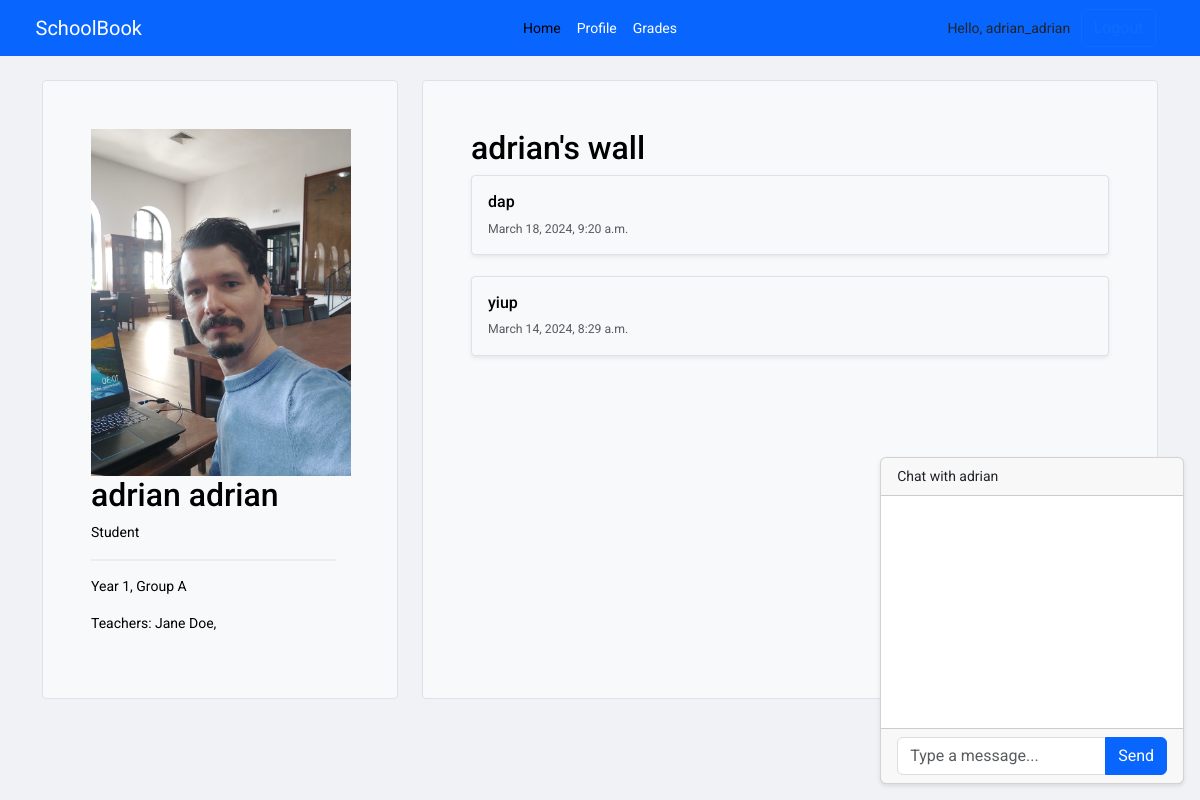
Page /student/student_profile/adrian_adrian/ (signed in) on the committed database.
### core/models.py (models this page shows, shortened)
class Student(models.Model):
    user = models.OneToOneField(User, on_delete=models.CASCADE, null=True)
    first_name = models.CharField(max_length=150, null=True)
    last_name = models.CharField(max_length=150, null=True)
    group = models.ForeignKey(Group, on_delete=models.SET_NULL, null=True, blank=True)
    phone = models.CharField(max_length=150,null=True)
    parents = models.ManyToManyField(Parent, related_name='children')
    teachers = models.ManyToManyField(Teacher, related_name='pupils')
    year = models.ForeignKey(Year, on_delete=models.CASCADE, related_name='students')
    year_group = models.ForeignKey(YearGroup, on_delete=models.CASCADE, related_name='students')
    subjects = models.ManyToManyField('Subject', related_name='students')
    profile_pic = models.ImageField(upload_to='static/images',null=True, blank=True)

class Year(models.Model):
    year = models.IntegerField(default=1)
    teachers = models.ManyToManyField(Teacher)
    def __str__(self) -> str:
        return f"Year {self.year}"

class YearGroup(models.Model):
    name = models.CharField(max_length=200)
    def __str__(self) -> str:
        return f"Group {self.name}"

class Teacher(models.Model):
    name = models.CharField(max_length=150)
    subjects = models.ManyToManyField('Subject', related_name='teachers')
    phone = models.CharField(max_length=150, null=True)
    group = models.ForeignKey(Group, on_delete=models.SET_NULL, null=True, blank=True)
    user = models.OneToOneField(User, on_delete=models.CASCADE, null=True)
    profile_pic = models.ImageField(upload_to='static/images' ,null=True, blank=True)

class StatusUpdate(models.Model):
    user = models.ForeignKey(User, on_delete=models.CASCADE)
    content = models.TextField()
    timestamp = models.DateTimeField(auto_now_add=True)

### core/views.py (the view)
# urls.py: path('student/student_profile/<str:username>/', views.student_student_profile, name='student_student_profile'),
def student_student_profile(request, username):
    student = get_object_or_404(Student,  user__username=username)
    all_students = Student.objects.all()
    year = student.year
    year_group = student.year_group
    teachers = student.teachers.all()
    statuses = StatusUpdate.objects.filter(user=student.user).order_by('-timestamp')
    my_username = request.user.username
    sorted_usernames = sorted([my_username, username])
    room_name = f'{sorted_usernames[0]}_{sorted_usernames[1]}_chatroom'
    if request.method == 'POST':
        form = StatusUpdateForm(request.POST)
        if form.is_valid():
            status = form.save(commit=False)
            status.user = request.user
            status.save()
            return redirect('student_student_profile', username=username)
    else:
        form = StatusUpdateForm()
    return render(request, 'student_profile.html', {'student': student, 'all_students': all_students, \
                                            'year': year, 'year_group': year_group, \
                                            'teachers': teachers, 'statuses': statuses, 'form': form, 'my_username': my_username, \
                                                'room_name': room_name})

### core/forms.py
class StatusUpdateForm(forms.ModelForm):
    class Meta:
        model = StatusUpdate
        fields = ['content']
        widgets = {
            'content' : forms.TextInput(attrs={
                'class': 'form-control',
            }),
        }

### core/templatetags/group_check.py (called while the page is built)
@register.filter(name="in_group")
def in_group(user, group_name):
    return user.groups.filter(name=group_name).exists()

### core/templates/student_profile.html (shortened to what this page needs)
{% extends 'base.html' %}
{% load static %}
{% block content %}
<main>
  <div class="container py-4">
    <div class="row align-items-md-stretch">
      <div class="col-md-4" style="height: auto; overflow: auto; position: sticky; top: 50px;" >
        <div class="h-100 p-5 text-bg-light rounded-1 border">
          <img style='width:260px; height:auto;' src="{{ student.profile_pic.url }}" class="card-img-top" alt="{{ student.first_name }} {{ student.last_name }}">
          <h2>{{ student.first_name }} {{ student.last_name }}</h2>
          <p>Student</p>
          <hr class="styled-hr">
          <p>{{ year }}, {{ year_group }}</p>
          <p>Teachers:
          {% for teacher in student.teachers.all %}
           {{teacher.name}},
          {% endfor %}
        </p>
        </div>
      </div>
      <div class="col-md-8">
        <div class="h-100 p-5  text-bg-light border rounded-1" >
          <h2>{{ student.first_name }}'s wall</h2>
          {% for status in statuses %}
          <div class="col ">
            <div class="card shadow-sm text-bg-light border rounded-1">
              <div class="card-body">
                <h6 class="card-text">{{ status.content }}</h6>
                <div class="d-flex justify-content-between align-items-center">
                  <small class="text-body-secondary">{{ status.timestamp }}</small>
                </div>
              </div>
            </div>
          </div>
          <br />
          {% empty %}
          <p>No status yet. {{ student.last_name }} did not post anything yet.</p>
          {% endfor %}
        </div>
      </div>
    </div>
    <div class="position-fixed bottom-0 end-0 p-3" style="z-index: 1030">
      <div class="card">
          <div class="card-header">
              Chat with {{ student.last_name }}
          </div>
          <div class="card-body">
              <div >
                  <div style="height: 200px; overflow-y: auto;" id="chat-log"></div>
              </div>
          </div>
          <div class="card-footer">
            <div class="input-group">
              <input id="chat-message-input" type="text" class="form-control" placeholder="Type a message...">
              <button id="chat-message-submit" class="btn btn-primary" type="button">Send</button>
            </div>
          </div>
      </div>
  </div>
</main>
{% endblock %}

### core/templates/navbar.html (shortened to what this page needs)
{% load static %}
{% load group_check %}
<nav class="navbar navbar-expand-lg bg-body-tertiary" aria-label="Thirteenth navbar example">
  <div class="container-fluid">
      <a class="navbar-brand col-lg-3 me-0" style="padding-left:2%;" href=#>SchoolBook</a>
      <ul class="navbar-nav col-lg-6 justify-content-lg-center">
        <li class="nav-item"><a class="nav-link active" aria-current="page" href=#>Home</a></li>
        {% if request.user|in_group:"Students" %}
        <li class="nav-item"><a class="nav-link" aria-current="page" href="{% url 'student_profile' username=request.user.username %}">Profile</a></li>
        <li class="nav-item"><a class="nav-link" aria-current="page" href="{% url 'student_profile_grades' username=request.user.username %}">Grades</a></li>
        {% endif %}
      </ul>
      <div class="d-lg-flex col-lg-3 justify-content-lg-end" style="padding-right:2%;">
        {% if request.user.is_authenticated %}
          <span class="hello-msg d-flex align-items-center justify-content-center">Hello, {{request.user}}  &nbsp;&nbsp; </span><a href="{% url 'logout' %}" class="btn btn-outline-primary me-2">Logout</a>
        {% else %}
          <a href="{% url 'login' %}" class="btn btn-outline-primary me-2">Login</a>
        {% endif %}
      </div>
    </div>
</nav>

### school_manager/static/css/sign-in.css (style rules this page uses)
html, body { height: 100%; }

### school_manager/static/css/custom.css (style rules this page uses)
.styled-hr { border: 1px solid #ccc; margin: 15px 0; width: 95% !important; background-color: #eee; text-align: right; }
body { font-size: 14px; line-height: 1.5; }
body { background-color: #f0f2f5; font-family: 'Roboto', Arial, sans-serif; }
.navbar { background-color: #0866ff; }
.nav-link, .navbar-brand { color: #ffffff; }
.card { box-shadow: 0 2px 4px rgba(0, 0, 0, 0.1); }
.bg-body-tertiary { background-color: #0866ff !important; }
.btn-primary { background-color: #0866ff; border-color: #0866ff; }
.form-control { border: 1px solid #dddf; box-shadow: none; color: #1c1e21; background-color: #fff !important; }
hr { border-top-color: #dadde1; }

### rows in the picture
Student: profile_pic (picture), first_name "adrian", last_name "adrian"
Year: year "Year 1"
YearGroup: name "Group A"
Teacher: name "Jane Doe"
StatusUpdate: content "dap", timestamp "March 18, 2024, 9:20 a.m."
StatusUpdate: content "yiup", timestamp "March 14, 2024, 8:29 a.m."

### other values in the picture
{{ request.user }} "adrian_adrian"
